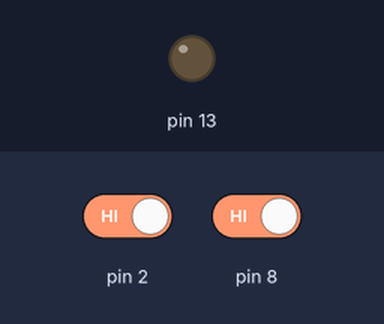
Recording of a sketch running on a simulated Arduino Uno, built with avr-gcc and run on an emulated ATmega328P. On the bench: output pins drawn as LEDs (lit = HIGH). Inputs (shaded band) come from the test bench; at power-on: pin 2 HIGH, pin 8 HIGH.

Above: at 1.2 s.
1.3 s: pin 2 driven LOW and pin 8 driven LOW
At 1.7 s:
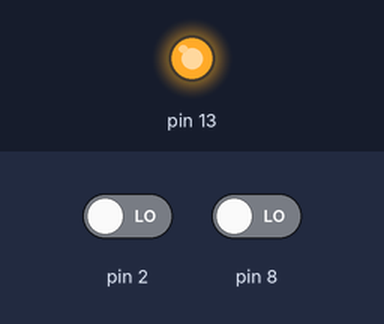
2.8 s: pin 2 driven HIGH
At 4.0 s:
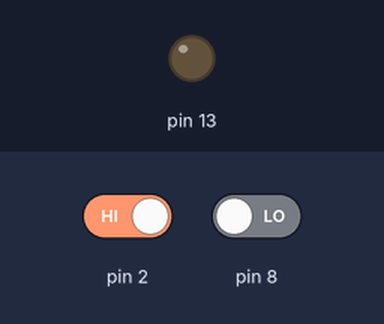
4.3 s: pin 2 driven LOW
At 5.2 s:
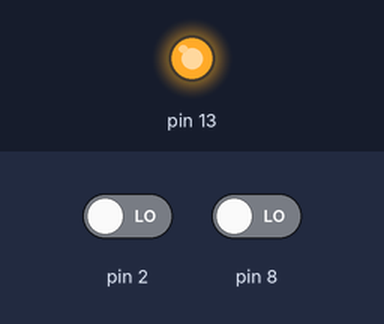
Timing chart, 0 to 7.3 s (numbered marks = the images above; inputs shaded):
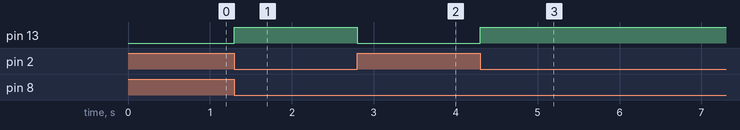

Measured:
- after the input at 1.3 s, pin 13: LOW → HIGH at once
- after the input at 2.8 s, pin 13: HIGH → LOW at once
- after the input at 4.3 s, pin 13: LOW → HIGH at once

The sketch:

and.ino
```cpp
/*
 * 逻辑与布尔运算
 *
 * 本示例程序演示逻辑与布尔运算。通过本程序，Arduino将对引脚2和引脚8的电平状态
 * 进行逻辑与布尔运算，并根据运算结果点亮或熄灭引脚13上连接的LED。
 *
 * 电路：
 * 引脚2连接按键开关1，开关1另一端接地
 * 引脚8连接按键开关2，开关2另一端接地
 * 引脚13上安装有开发板内置LED
 *
 *
*/

boolean pushButton1; // 创建布尔型变量用来存储按键开关1的电平状态
boolean pushButton2; // 创建布尔型变量用来存储按键开关2的电平状态

void setup() {
  pinMode(2, INPUT_PULLUP); //将引脚2设置为输入上拉模式
  pinMode(8, INPUT_PULLUP); //将引脚8设置为输入上拉模式
  pinMode(13, OUTPUT);      //将引脚13设置为输出模式
}

void loop() {
  pushButton1 = digitalRead(2); //读取引脚2电平状态并将其赋值给布尔变量
  pushButton2 = digitalRead(8); //读取引脚8电平状态并将其赋值给布尔变量

  if (!pushButton1 && !pushButton2){  //根据逻辑与运算结果点亮或者熄灭LED
    digitalWrite(13, HIGH);           //两个布尔变量数值都为假（false）时点亮LED
  } else {
    digitalWrite(13, LOW);            //否则熄灭LED
  }
}

/*
逻辑与运算说明
!pushButton1 = 1, !pushButton2 = 1 --->  !pushButton1 && !pushButton2 = 1
!pushButton1 = 0, !pushButton2 = 1 --->  !pushButton1 && !pushButton2 = 0
!pushButton1 = 1, !pushButton2 = 0 --->  !pushButton1 && !pushButton2 = 0
!pushButton1 = 0, !pushButton2 = 0 --->  !pushButton1 && !pushButton2 = 0
*/
```
